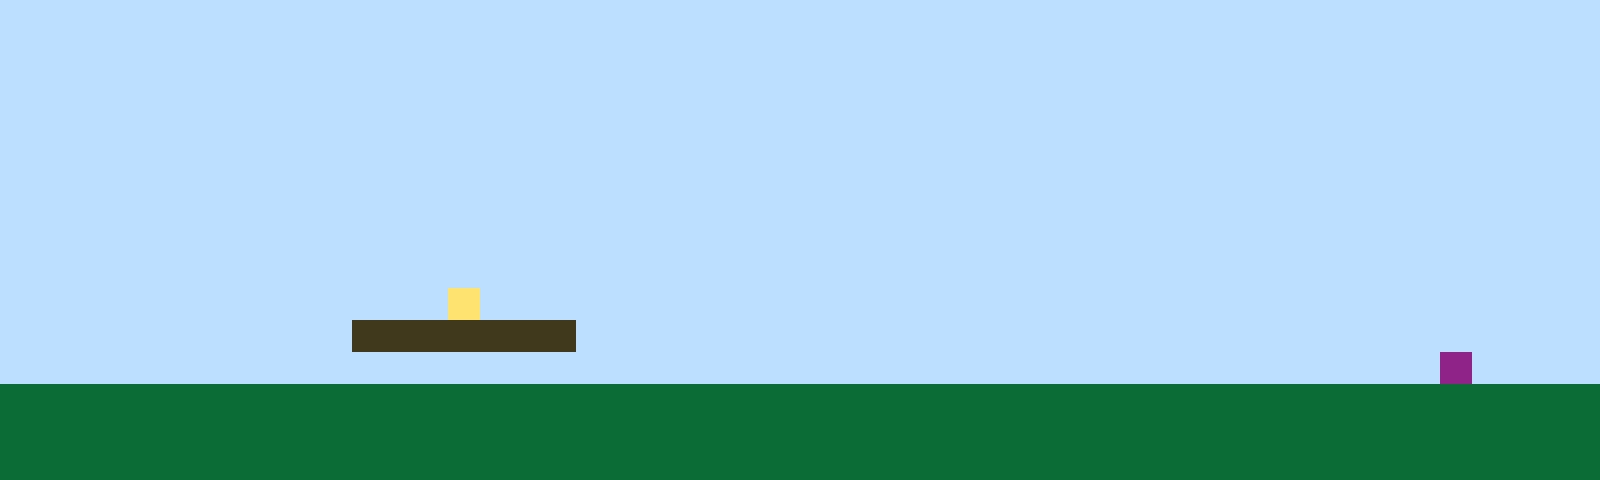

This is a level from a 2D game, rendered from its Tiled map with the project's own tilesets. A one-line summary and the complete map file follow:
An orthogonal 50x15 tile map with 32x32 px tiles, 1 tile layer (Tile Layer 1).

<map version="1.10" tiledversion="1.11.2" orientation="orthogonal" renderorder="right-up" width="50" height="15" tilewidth="32" tileheight="32" infinite="0" nextlayerid="2" nextobjectid="1"><editorsettings><export target="map1.csv" format="csv" /></editorsettings><tileset firstgid="1" name="sprites" tilewidth="32" tileheight="32" tilecount="6" columns="3"><image source="sprites.png" width="96" height="64" /></tileset><layer id="1" name="Tile Layer 1" width="50" height="15"><data encoding="csv">1,1,1,1,1,1,1,1,1,1,1,1,1,1,1,1,1,1,1,1,1,1,1,1,1,1,1,1,1,1,1,1,1,1,1,1,1,1,1,1,1,1,1,1,1,1,1,1,1,1,1,1,1,1,1,1,1,1,1,1,1,1,1,1,1,1,1,1,1,1,1,1,1,1,1,1,1,1,1,1,1,1,1,1,1,1,1,1,1,1,1,1,1,1,1,1,1,1,1,1,1,1,1,1,1,1,1,1,1,1,1,1,1,1,1,1,1,1,1,1,1,1,1,1,1,1,1,1,1,1,1,1,1,1,1,1,1,1,1,1,1,1,1,1,1,1,1,1,1,1,1,1,1,1,1,1,1,1,1,1,1,1,1,1,1,1,1,1,1,1,1,1,1,1,1,1,1,1,1,1,1,1,1,1,1,1,1,1,1,1,1,1,1,1,1,1,1,1,1,1,1,1,1,1,1,1,1,1,1,1,1,1,1,1,1,1,1,1,1,1,1,1,1,1,1,1,1,1,1,1,1,1,1,1,1,1,1,1,1,1,1,1,1,1,1,1,1,1,1,1,1,1,1,1,1,1,1,1,1,1,1,1,1,1,1,1,1,1,1,1,1,1,1,1,1,1,1,1,1,1,1,1,1,1,1,1,1,1,1,1,1,1,1,1,1,1,1,1,1,1,1,1,1,1,1,1,1,1,1,1,1,1,1,1,1,1,1,1,1,1,1,1,1,1,1,1,1,1,1,1,1,1,1,1,1,1,1,1,1,1,1,1,1,1,1,1,1,1,1,1,1,1,1,1,1,1,1,1,1,1,1,1,1,1,1,1,1,1,1,1,1,1,1,1,1,1,1,1,1,1,1,1,1,1,1,1,1,1,1,1,1,1,1,1,1,1,1,1,1,1,1,1,1,1,1,1,1,1,1,1,1,1,1,1,1,1,1,1,1,1,1,1,1,1,1,1,1,1,1,1,1,1,1,1,1,1,1,1,1,1,1,1,1,1,1,1,1,1,1,1,1,1,1,1,1,1,1,1,1,1,1,1,1,1,4,1,1,1,1,1,1,1,1,1,1,1,1,1,1,1,1,1,1,1,1,1,1,1,1,1,1,1,1,1,1,1,1,1,1,1,1,1,1,1,1,1,1,1,1,1,1,3,3,3,3,3,3,3,1,1,1,1,1,1,1,1,1,1,1,1,1,1,1,1,1,1,1,1,1,1,1,1,1,1,1,1,1,1,1,1,1,1,1,1,1,1,1,1,1,1,1,1,1,1,1,1,1,1,1,1,1,1,1,1,1,1,1,1,1,1,1,1,1,1,1,1,1,1,1,1,1,1,1,1,1,6,1,1,1,1,2,2,2,2,2,2,2,2,2,2,2,2,2,2,2,2,2,2,2,2,2,2,2,2,2,2,2,2,2,2,2,2,2,2,2,2,2,2,2,2,2,2,2,2,2,2,2,2,2,2,2,2,2,2,2,2,2,2,2,2,2,2,2,2,2,2,2,2,2,2,2,2,2,2,2,2,2,2,2,2,2,2,2,2,2,2,2,2,2,2,2,2,2,2,2,2,2,2,2,2,2,2,2,2,2,2,2,2,2,2,2,2,2,2,2,2,2,2,2,2,2,2,2,2,2,2,2,2,2,2,2,2,2,2,2,2,2,2,2,2,2,2,2,2,2,2,2,2,2,2</data></layer></map>
